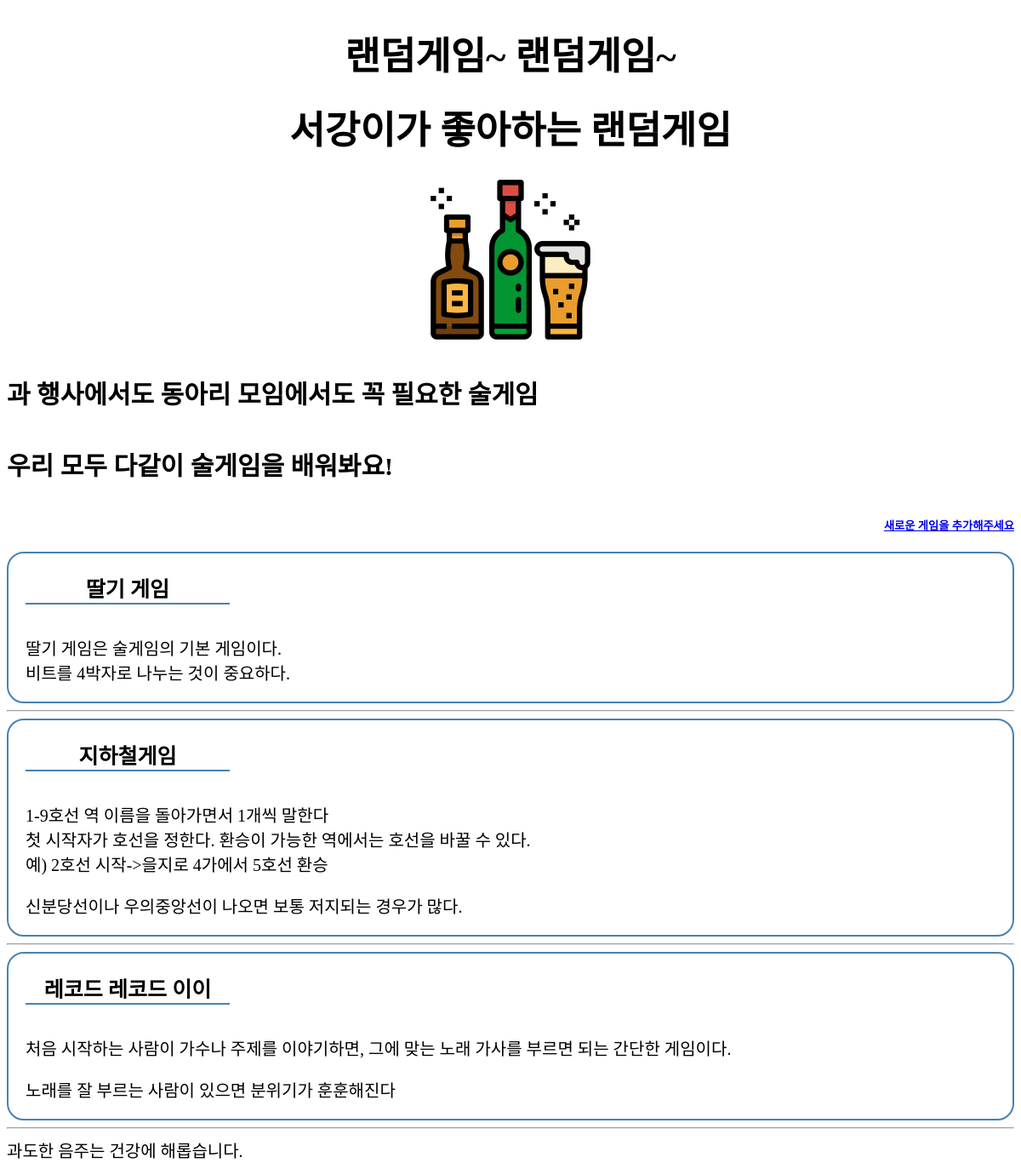
The page / on the database its author committed.
### randomgame/models.py (models this page shows)
class Content(models.Model):
    title = models.CharField(max_length=200)
    body = models.TextField(default='')

### randomgame/views.py (the view)
# urls.py: 2. Add a URL to urlpatterns:  path('', views.home, name='home')
def home(request):
    posts = Content.objects.all
    return render(request,'randomgame/home.html',{'posts_list':posts})

### randomgame/templates/randomgame/home.html (shortened to what this page needs)
{% load static%}
<!doctype html>
<html lang = 'kor'>
    <head>
        <link rel = "stylesheet" type="text/css" href="{% static 'randomgame/css/style.css' %}">
    </head>
    <body>
        <header>
            <div id="top">
                <h1>랜덤게임~ 랜덤게임~</h1>
                <h2>서강이가 좋아하는 랜덤게임</h2>
                <img src="{% static 'randomgame/image/alcohol.png' %}">
            </div>
            <div id="container">
                <h3>과 행사에서도 동아리 모임에서도 꼭 필요한 술게임</h3>
                <h4>우리 모두 다같이 술게임을 배워봐요!</h4>
                <h5><a href="{% url 'new' %}">새로운 게임을 추가해주세요</a></h5>
            </div>
        </header>
        <main>
            {% for post in posts_list %}
            <div id="all">
                <h6> {{ post.title }} </h6>
                <div id="post">
                    <p> {{ post.body|linebreaks }} </p></div>
            </div>
            <hr>
            {% endfor %}
        </main>
        <footer>
            <div id='warn'>과도한 음주는 건강에 해롭습니다.</div>
        </footer>
    </body>
</html>

### randomgame/static/randomgame/css/style.css (style rules this page uses)
* { box-sizing: border-box; font-family: THE봉숭아틴트; }
#top { text-align: center; }
h1 { height: 50px; font-size: 45px; }
h2 { height: 50px; font-size: 45px; }
h3 { height: fit-content; width: fit-content; font-size: 30px; text-align: center; border-bottom: 4px,solid,gray; }
h4 { height: fit-content; width: fit-content; font-size: 30px; text-align: center; }
h5 { text-align: right; }
h6 { width: 240px; height: 40px; padding: 2px; font-size: 25px; border-bottom: solid 2px steelblue; text-align: center; margin-top: 20px; margin-left: 20px; margin-bottom: 10px; }
#all { width: auto; height: auto; border-color: steelblue; border-radius: 20px; border-style: solid; border-width: 2px; display: flex; flex-wrap: wrap; flex-direction: column; align-content: space-between; }
#post { margin-top: 6px; margin-left: 20px; font-size: 20px; }
#warn { font-size: 20px; text-align: left; margin-top: 10px; }

### rows shown on the page
Content: title "딸기 게임", body "딸기 게임은 술게임의 기본 게임이다. 비트를 4박자로 나누는 것이 중요하다."
Content: title "지하철게임", body "1-9호선 역 이름을 돌아가면서 1개씩 말한다 첫 시작자가 호선을 정한다. 환승이 가능한 역에서는 호선을 바꿀 수 있다. 예) 2호선 시작->을지로 4가에서 5호선 환승 신분당선이나 우의중앙선이 나오면 보통 저지되는 경우가 많다."
Content: title "레코드 레코드 이이", body "처음 시작하는 사람이 가수나 주제를 이야기하면, 그에 맞는 노래 가사를 부르면 되는 간단한 게임이다. 노래를 잘 부르는 사람이 있으면 분위기가 훈훈해진다"
